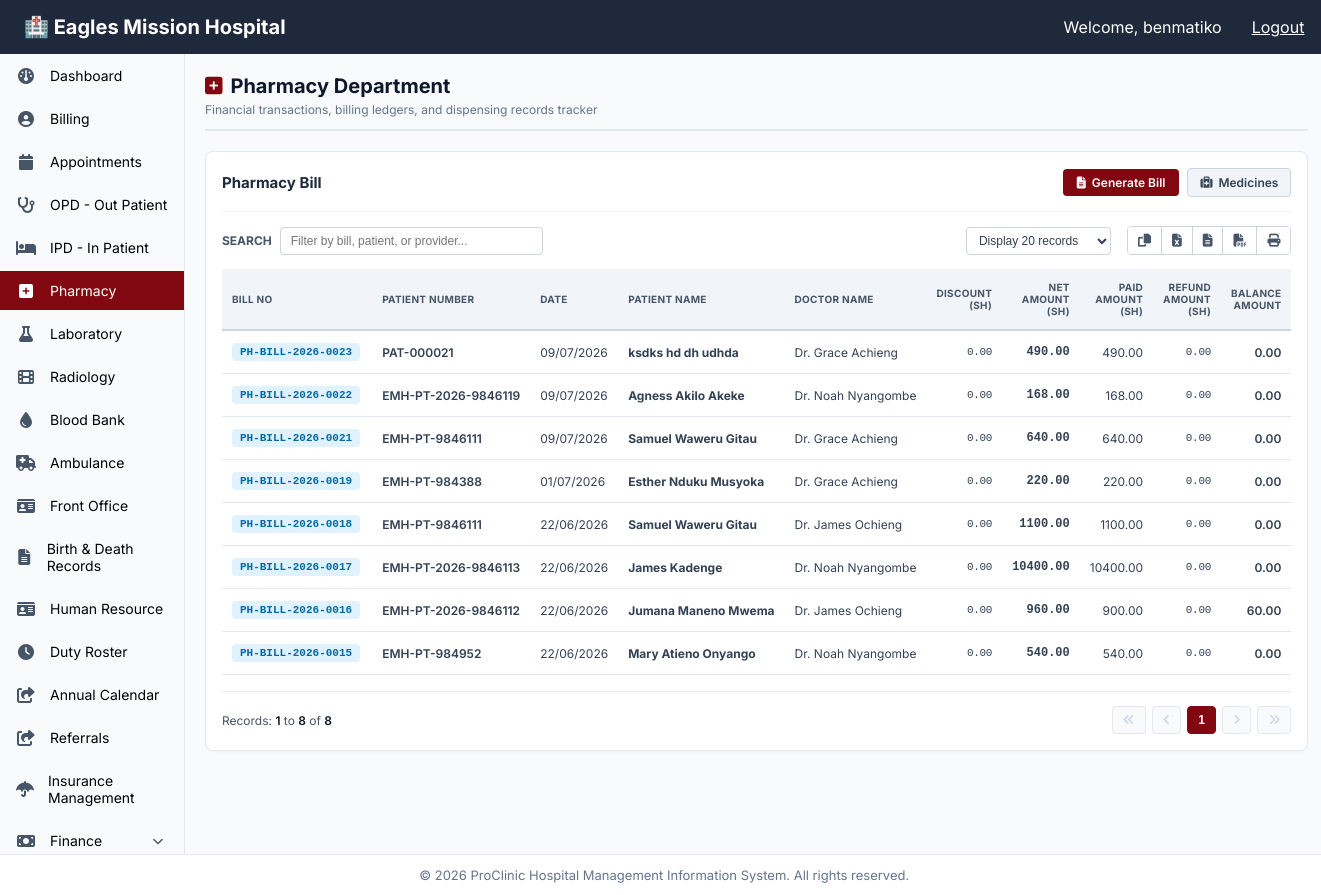
/pharmacy/ (signed in), run on an earlier commit of the app's database.
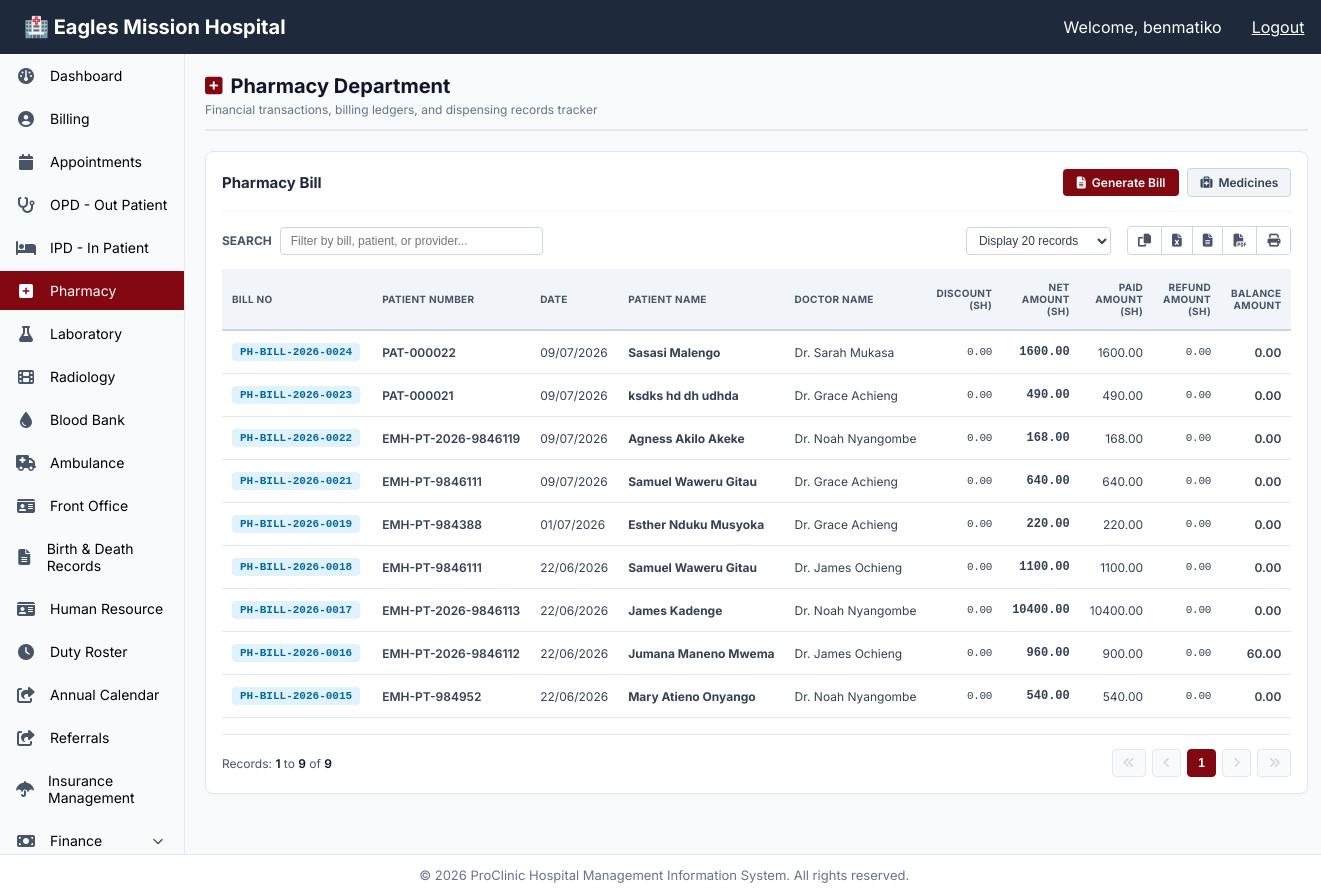
And on a later commit of the database.
### pharmacy/models.py (models this page shows, shortened)
class Purchase(models.Model):
    PAYMENT_MODE_CHOICES = [
        ('Cash', 'Cash'),
        ('M-Pesa', 'M-Pesa'),
        ('Bank', 'Bank Transfer'),
        ('Insurance', 'Insurance'),
        ('Credit', 'Credit'),
    ]
    STATUS_CHOICES = [
        ('Pending', 'Pending'),
        ('Paid', 'Paid'),
        ('Partial', 'Partial'),
    ]
    purchase_no = models.CharField(max_length=100, unique=True, editable=False)
    supplier = models.ForeignKey(Supplier, on_delete=models.PROTECT, related_name='purchases', null=True, blank=True)
    patient = models.ForeignKey('patients.Patient', on_delete=models.PROTECT, related_name='pharmacy_bills', null=True, blank=True)
    doctor_name = models.CharField(max_length=200, blank=True, null=True)
    case_id = models.CharField(max_length=100, blank=True, null=True)
    prescription = models.CharField(max_length=200, blank=True, null=True)
    status = models.CharField(max_length=20, choices=STATUS_CHOICES, default='Pending')
    supplier_bill_number = models.CharField(max_length=100, blank=True, null=True)
    purchase_date = models.DateTimeField(default=timezone.now)
    total_amount = models.DecimalField(max_digits=12, decimal_places=2, default=0.00)
    discount_amount = models.DecimalField(max_digits=12, decimal_places=2, default=0.00)
    tax_summary = models.DecimalField(max_digits=12, decimal_places=2, default=0.00)
    net_amount = models.DecimalField(max_digits=12, decimal_places=2, default=0.00)
    payment_mode = models.CharField(max_length=50, choices=PAYMENT_MODE_CHOICES, default='Cash')
    payment_amount = models.DecimalField(max_digits=12, decimal_places=2, default=0.00)
    payment_note = models.CharField(max_length=255, blank=True, null=True)
    purchase_note = models.TextField(blank=True, null=True)
    document_attachment = models.FileField(upload_to='pharmacy/purchases/', blank=True, null=True)
    created_at = models.DateTimeField(auto_now_add=True)
    updated_at = models.DateTimeField(auto_now=True)
    class Meta:
        ordering = ['-purchase_date']
        verbose_name_plural = "Purchases"

### patients/models.py (models this page shows, shortened)
class Patient(models.Model):
    GENDER_CHOICES = [
        ('', 'Select Gender'),
        ('Male', 'Male'),
        ('Female', 'Female'),
        ('Other', 'Other'),
    ]
    BLOOD_GROUP_CHOICES = [
        ('', 'Select Blood Group'),
        ('A+', 'A+'),
        ('A-', 'A-'),
        ('B+', 'B+'),
        ('B-', 'B-'),
        ('O+', 'O+'),
        ('O-', 'O-'),
        ('AB+', 'AB+'),
        ('AB-', 'AB-'),
    ]
    MARITAL_STATUS_CHOICES = [
        ('', 'Select Marital Status'),
        ('Single', 'Single'),
        ('Married', 'Married'),
        ('Divorced', 'Divorced'),
        ('Widowed', 'Widowed'),
    ]
    patient_number = models.CharField(max_length=50, unique=True, db_index=True)
    first_name = models.CharField(max_length=50)
    last_name = models.CharField(max_length=50)
    date_of_birth = models.DateField()
    gender = models.CharField(
        max_length=10,
        choices=GENDER_CHOICES,
        blank=True,
        null=True,
        verbose_name="Gender"
    )
    blood_group = models.CharField(
        max_length=3,
        choices=BLOOD_GROUP_CHOICES,
        blank=True,
        null=True,
        verbose_name="Blood Group"
    )
    marital_status = models.CharField(
        max_length=20,
        choices=MARITAL_STATUS_CHOICES,
        blank=True,
        null=True,
        verbose_name="Marital Status"
    )
    phone_number = models.CharField(max_length=15, db_index=True)
    email = models.EmailField(blank=True, null=True)
    national_id_or_passport = models.CharField(max_length=30, blank=True, null=True)
    address = models.TextField(blank=True, null=True)
    allergies = models.TextField(blank=True, null=True, help_text="Any known allergies (medication, food, environmental)")
    remarks = models.TextField(blank=True, null=True, help_text="General observations or notes about the patient")
    insurance_provider = models.ForeignKey(
        InsuranceProvider,
        on_delete=models.SET_NULL,
        null=True,
        blank=True,
        related_name='patients'
    )
    insurance_id = models.CharField(max_length=50, blank=True, null=True,
                                   help_text="Insurance policy/membership number")
    insurance_validity = models.DateField(blank=True, null=True,
                                         help_text="Insurance policy expiry date")
    next_of_kin_name = models.CharField(max_length=100, blank=True, null=True)
    next_of_kin_phone = models.CharField(max_length=15, blank=True, null=True)
    next_of_kin_relationship = models.CharField(max_length=50, blank=True, null=True)
    patient_photo = models.ImageField(upload_to='patient_photos/', blank=True, null=True)
    created_at = models.DateTimeField(default=timezone.now)
    updated_at = models.DateTimeField(auto_now=True)
    @property
    def full_name(self):
        return f"{self.first_name} {self.last_name}"

### pharmacy/views.py (the view, shortened to what this page needs)
# urls.py: path('', views.pharmacy_home, name='pharmacy_home'),
@login_required
def pharmacy_home(request):
    pending_prescriptions = Prescription.objects.filter(status='Pending').order_by('-created_at')
    total_medicines = Stock.objects.count()
    low_stock = Stock.objects.filter(quantity_in_stock__lte=F('reorder_level')).count()
    out_of_stock = Stock.objects.filter(quantity_in_stock=0).count()
    recent_purchases = Purchase.objects.select_related('supplier').order_by('-purchase_date')[:5]
    today = timezone.now().date()
    today_sales = BillingInvoice.objects.filter(
        created_at__date=today, status='Fully Paid'
    ).aggregate(total=Sum('net_amount'))['total'] or Decimal('0.00')
    total_sales = BillingInvoice.objects.filter(status='Fully Paid').aggregate(
        total=Sum('net_amount')
    )['total'] or Decimal('0.00')
    billing_invoices = BillingInvoice.objects.select_related('visit__patient').all()
    purchase_invoices = Purchase.objects.select_related('patient', 'supplier').all()
    combined_invoices = []
    for purchase in purchase_invoices:
        combined_invoices.append({
            'id': purchase.id,
            'invoice_number': purchase.purchase_no,
            'patient_name': purchase.patient.full_name if purchase.patient else 'Unknown',
            'patient_number': purchase.patient.patient_number if purchase.patient else 'N/A',
            'created_at': purchase.created_at,
            'doctor': purchase.doctor_name or '—',
            'discount_amount': purchase.discount_amount or 0,
            'net_amount': purchase.net_amount or 0,
            'amount_paid': purchase.payment_amount or 0,
            'balance_due': (purchase.net_amount or 0) - (purchase.payment_amount or 0),
            'status': purchase.status or 'Pending',
            'is_purchase': True,
            'type': 'Pharmacy Bill',
        })
    combined_invoices.sort(key=lambda x: x['created_at'], reverse=True)
    paginator = Paginator(combined_invoices, int(request.GET.get('per_page', 20)))
    invoices = paginator.get_page(request.GET.get('page', 1))
    pharmacy_total = Purchase.objects.aggregate(
        total=Sum('payment_amount')
    )['total'] or Decimal('0.00')
    context = {
        'pending_prescriptions': pending_prescriptions,
        'total_medicines': total_medicines,
        'low_stock_items': low_stock,
        'out_of_stock': out_of_stock,
        'recent_purchases': recent_purchases,
        'today_sales': today_sales,
        'total_sales': total_sales,
        'invoices': invoices,
        'total_records': paginator.count,
        'pharmacy_collected_revenue': pharmacy_total,  # ← This is the total
    }
    return render(request, 'pharmacy/pharmacy.html', context)

### pharmacy/templates/pharmacy/pharmacy.html (shortened to what the changed rows need)
{% extends "base.html" %}
{% load static %}
{% block content %}
<div class="pharmacy-container-layout template-fullwidth-override">
  <div class="pharmacy-panel-header">
    <div class="panel-title-group">
      <h1><i class="fa fa-plus-square"></i> Pharmacy Department</h1>
    </div>
  </div>
  <div class="pharmacy-billing-section">
    <div class="ledger-action-row">
      <h2>Pharmacy Bill</h2>
    </div>
    <div class="table-fixed-container containment-fullwidth">
      <table class="hms-table hms-billing-log-table table-element-fullwidth" id="billingTable">
        <thead>
          <tr>
            <th>Bill No</th>
            <th>Patient Number</th>
            <th>Date</th>
            <th>Patient Name</th>
            <th>Doctor Name</th>
            <th class="text-right">Discount (sh)</th>
            <th class="text-right">Net Amount (sh)</th>
            <th class="text-right">Paid Amount (sh)</th>
            <th class="text-right">Refund Amount (sh)</th>
            <th class="text-right">Balance Amount</th>
          </tr>
        </thead>
        <tbody>
          {% for invoice in invoices %}
          <tr>
            <td><span class="badge-bill">{{ invoice.invoice_number }}</span></td>
            <td class="case-id-cell">{{ invoice.patient_number|default:"—" }}</td>
            <td>{{ invoice.created_at|date:"d/m/Y" }}</td>
            <td title="{{ invoice.patient_name }}">
              <strong class="patient-name-text">{{ invoice.patient_name|default:"Unknown Patient" }}</strong>
            </td>
            <td>{{ invoice.doctor|default:"—" }}</td>
            <td class="text-right financial-digits">{{ invoice.discount_amount|floatformat:2 }}</td>
            <td class="text-right financial-digits-bold">{{ invoice.net_amount|floatformat:2 }}</td>
            <td class="text-right financial-digits-paid">{{ invoice.amount_paid|floatformat:2 }}</td>
            <td class="text-right financial-digits">0.00</td>
            <td class="text-right balance-cell {% if invoice.balance_due <= 0 %}balance-clear{% else %}balance-due{% endif %}">
              {{ invoice.balance_due|floatformat:2 }}
            </td>
          </tr>
          {% empty %}
          <tr>
            <td colspan="10" class="empty-table-placeholder">
              No pharmacy billing records found.
            </td>
          </tr>
          {% endfor %}
        </tbody>
      </table>
    </div>
    <div class="ledger-pagination-row">
      <div class="pagination-counter-info">
        Records: <strong>{{ invoices.start_index }}</strong> to <strong>{{ invoices.end_index }}</strong> of <strong>{{ total_records }}</strong>
      </div>
    </div>
  </div>
</div>
{% endblock %}

What changed in the data, as far as the page shows it:
added Purchase: invoice_number "PH-BILL-2026-0024", created_at "09/07/2026", doctor "Dr. Sarah Mukasa", net_amount "1600.00", amount_paid "1600.00"
added Patient: patient_number "PAT-000022"
Also different on the page:
{{ invoices.end_index }}: "8" → "9"
{{ total_records }}: "8" → "9"
new list line: "Sasasi Malengo 0.00 0.00 0.00"
